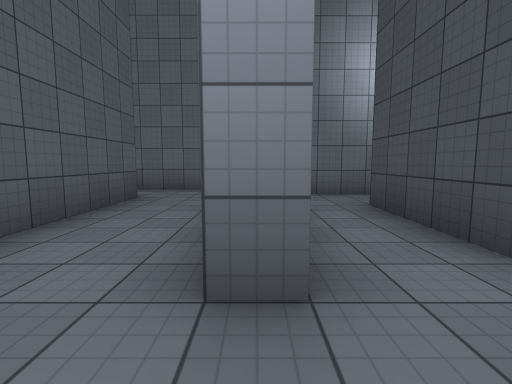
view 1 (above)

18 first-person views from a walk through a Unity game level. The camera is 1.3 m above the floor, tilts 6° down and sees 85° across. The floor is counted in squares, 2 m on a side. Each view is taken from the middle of a square. On the plan, view 1 faces up. The plan holds only what a view shows up to about 9 squares ahead; the rest is blank. The place goes on beyond the plan. Some animated figures are left out. Surface patterns are stand-ins for the level's own textures.

view 2
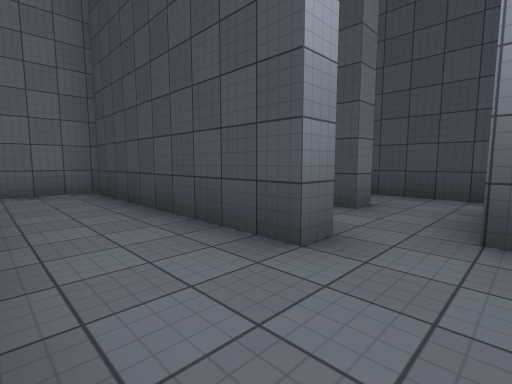

view 3
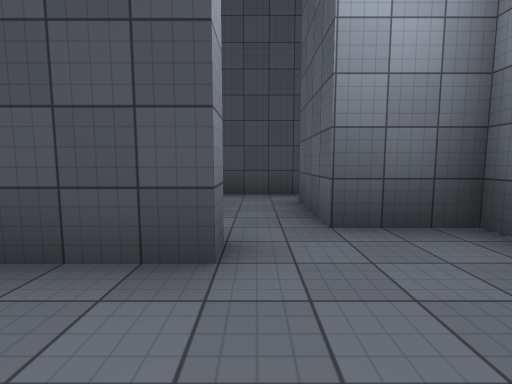

view 4
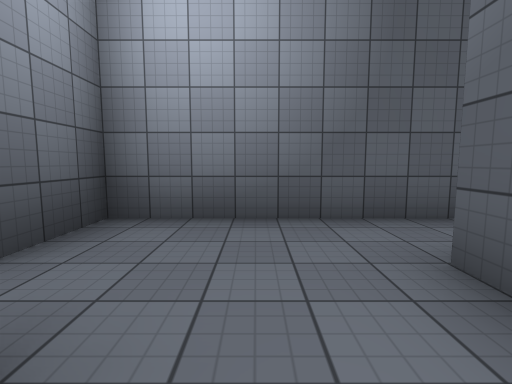

view 5
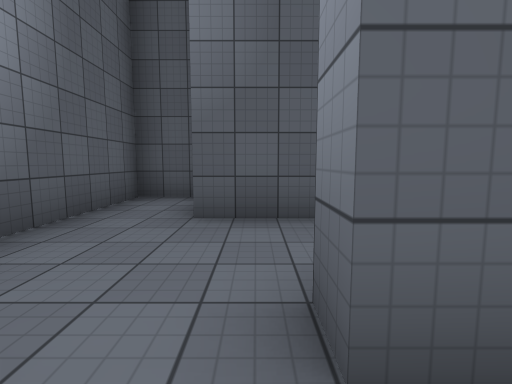

view 6
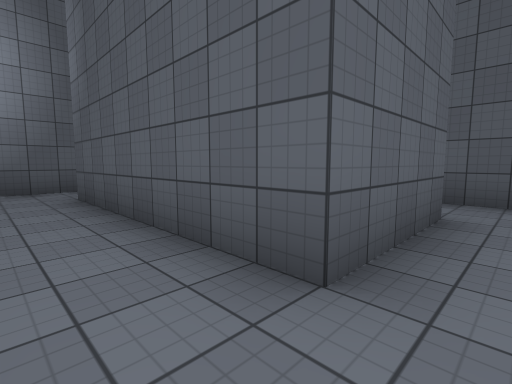

view 7
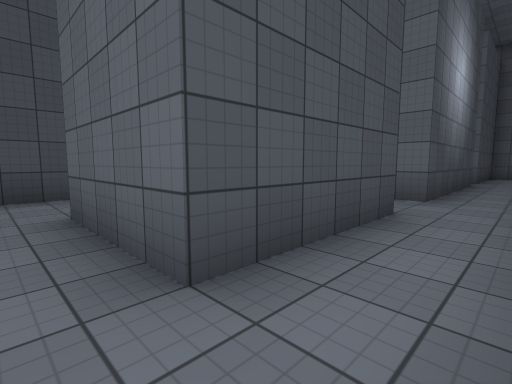

view 8
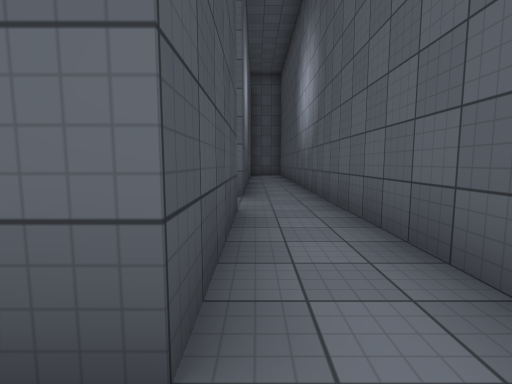

view 9
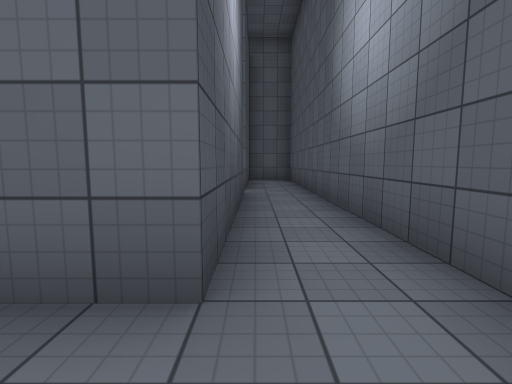

view 10
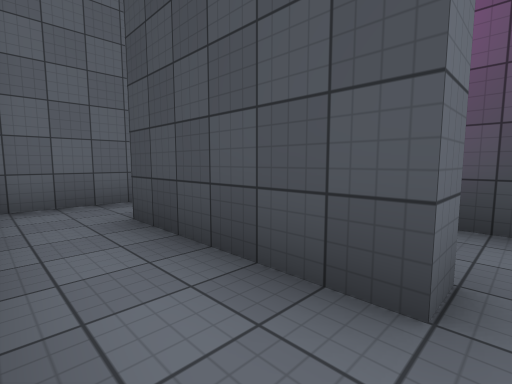

view 11
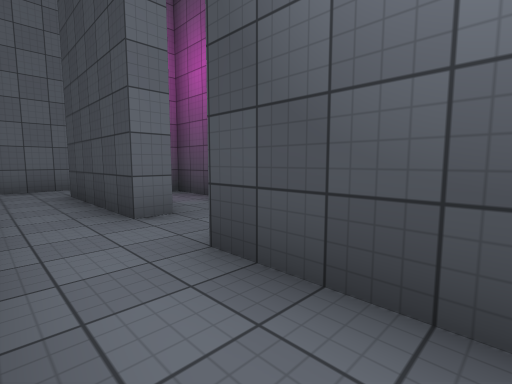

view 12
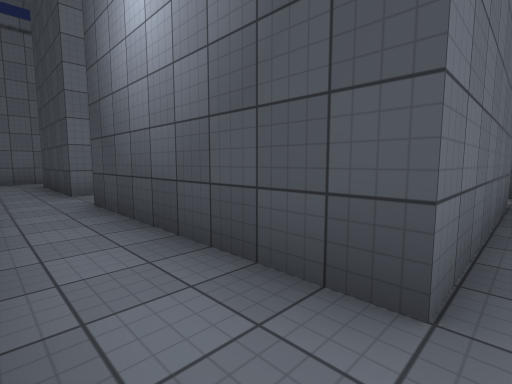

view 13
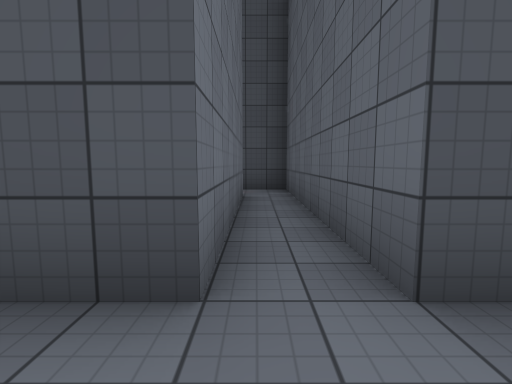

view 14
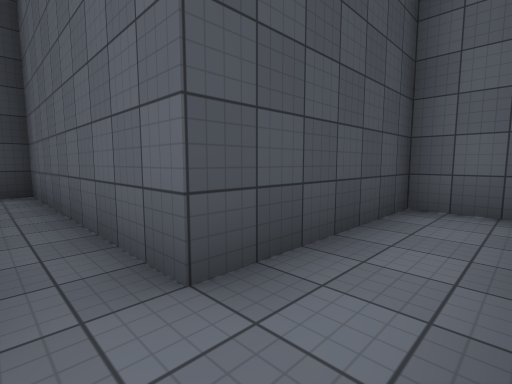

view 15
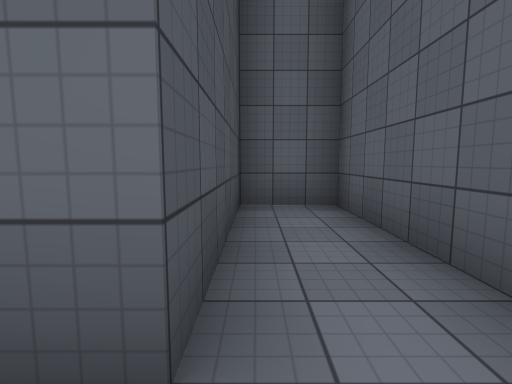

view 16
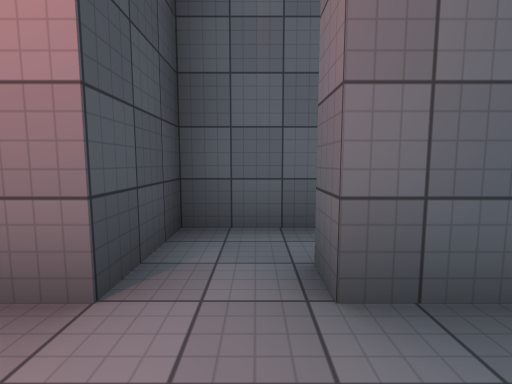

view 17
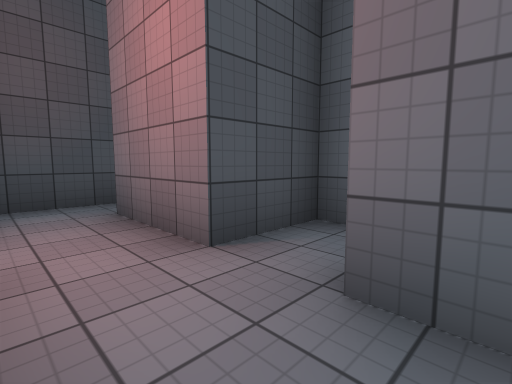

view 18
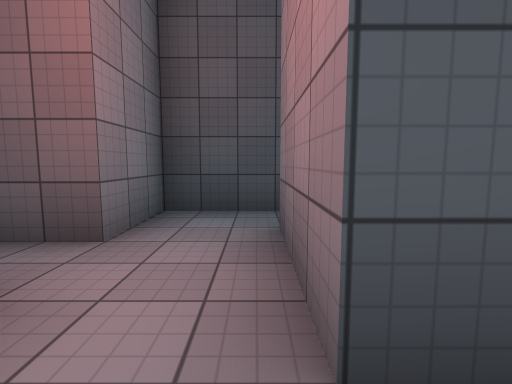

### Floor plan
Ten units are one square. View 1 is at (0, 0); x grows to the right and y downward. Boxes are objects, and circles mark ways between rooms. Rooms are numbered by the first view taken in them; rooms with no view inside come last. Other rooms are left out.
<svg viewBox="-68 -72 110 160">
<path fill="none" stroke="#000" d="M3 -13 -2 -13 -2 -64M-42 1 -42 12 7 12 7 -3M-23 -53 -23 -2M0 -67 -25 -67M3 -18 3 -13M24 -18 18 -18 18 -44M7 -3 28 -3M24 -58 11 -58M-47 -23 -47 -53 -23 -53M-63 -59 -63 36M-25 -67 -59 -67M-47 37 -47 -8M-63 36 -63 83 -47 83 -47 47 -5 47M-4 37 -47 37M-12 32 -4 32 -4 37M-5 47 7 47 7 32 28 32M37 36 37 17 22 17 22 9M-41 -23 -47 -23M-27 -20 -27 -49M-47 -8 -38 -8"/>
<circle cx="0" cy="-10" r="3" fill="#2a7"/>
<circle cx="-30" cy="-60" r="3" fill="#2a7"/>
<circle cx="-60" cy="30" r="3" fill="#2a7"/>
<circle cx="-50" cy="-20" r="3" fill="#2a7"/>
<circle cx="0" cy="40" r="3" fill="#2a7"/>
<text x="-20" y="-20">1</text>
<text x="10" y="-30">2</text>
<text x="-60" y="-30">3</text>
<text x="-50" y="40">4</text>
<text x="0" y="20">5</text>
<text x="-40" y="-30">6</text>
</svg>
Room 1 opens to room 2. Room 1 opens to room 3. Room 3 opens to room 4. Room 3 opens to room 6. Room 4 opens to room 5.

Where each view was taken, in squares from view 1:
view 1: 0 up, 0 right, facing up
view 2: 0 up, 2 left, facing up-right
view 3: 1 up, 2 left, facing right
view 4: 2 up, 1 left, facing down
view 5: 1 up, 1 right, facing left
view 6: 6 up, 1 left, facing down-left
view 7: 6 up, 6 left, facing down-right
view 8: 6 up, 5 left, facing down
view 9: 2 up, 5 left, facing down
view 10: 2 up, 6 left, facing up-right
view 11: 1 down, 6 left, facing up-right
view 12: 4 down, 6 left, facing up-right
view 13: 4 down, 6 left, facing right
view 14: 4 down, 6 left, facing down-right
view 15: 4 down, 5 left, facing down
view 16: 2 down, 0 right, facing down
view 17: 2 down, 1 left, facing down-right
view 18: 3 down, 0 right, facing right
